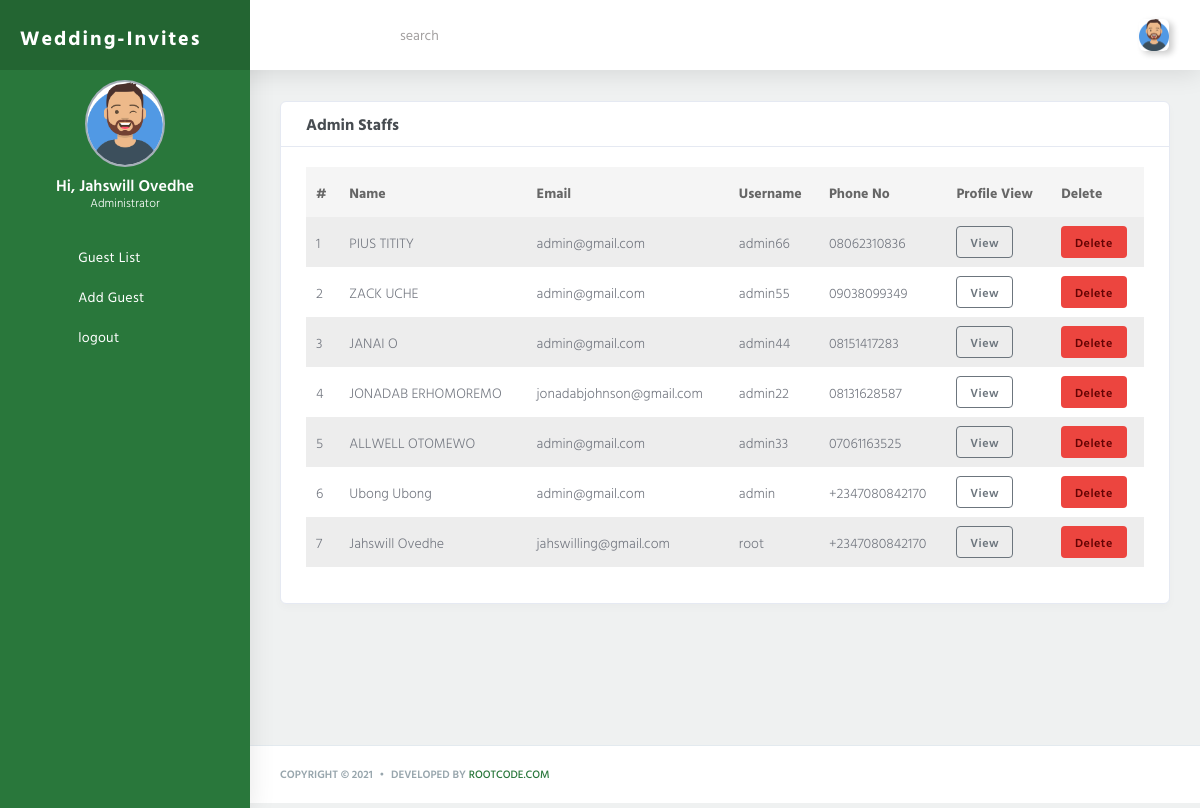
The app's page /admin_list/ (signed in) with its own data.
### accounts/models.py (models this page shows)
class CustomUser(AbstractUser):
    unique_code = models.CharField(max_length=200,)
    account_no = models.CharField(max_length=200,)
    bank = models.CharField(max_length=200,)
    phone_no   = models.CharField(max_length=200,)
    signature = models.FileField(
        upload_to=image_file_path, default='', blank=True, null=True)
    referred_by   = models.CharField(max_length=200,blank=True, null=True)
    referrals   = models.TextField(blank=True, null=True)
    plan1   = models.CharField(max_length=20000,blank=True, null=True)
    plan2   = models.CharField(max_length=20000,blank=True, null=True)
    plan3   = models.CharField(max_length=20000,blank=True, null=True)
    plan4   = models.CharField(max_length=20000,blank=True, null=True)
    plan5   = models.CharField(max_length=20000,blank=True, null=True)
    pay_date   = models.CharField(max_length=20000,blank=True, null=True)
    is_deleted = models.BooleanField(default=False)

### core/views.py (the view)
# urls.py: path('admin_list/',views.admin_list, name='admin_list'),
@login_required(login_url='accounts:login')
@user_passes_test(lambda user: user.is_staff)
def admin_list(request):
    users = User.objects.filter(is_staff=True,is_active=True).order_by("-id")
    context = {'users':users}
    return render(request, "admin_list.html",context)

### template/admin_list.html
{% extends "index.html" %}
{%load static%}
{% block content %}
<section class="section">
  <br>
  <div class="row">
    <div class="col-lg-12 col-md-12 col-12 col-sm-12 m-auto">
      <div class="row">
        <div class="col-12">
          <div class="card">
            <div class="card-header">
              <h4>Admin Staffs</h4>
            </div>
            <div class="card-body">
              <div class="table-responsive">
                <table class="table table-striped table-hover" id="save-stage" style="width:100%;">
                  <thead>
                    <tr>
                      <th scope="col">#</th>
                      <th scope="col">Name</th>
                      <th scope="col">Email</th>
                      <th scope="col">Username</th>
                      <th scope="col">Phone No</th>
                      <th scope="col">Profile View</th>
                      <th scope="col">Delete</th>
                    </tr>
                  </thead>
                  <tbody>
                    {% for u in users %}
                    <tr>
                      <td>{{forloop.counter}}</td>
                      <td>{{u.first_name}} {{u.last_name}}</td>
                      <td>{{u.email}}</td>
                      <td>{{u.username}}</td>
                      <td>{{u.phone_no}}</td>
                      <td> <a href="{% url "core:profile" u.pk%}" class="btn btn-outline-secondary">View</a></td>
                      <td> <a href="{% url "core:delet_user2" u.pk%}" class="btn btn-auth-color">Delete</a></td>
                    </tr>
                    {% endfor %}
                  </tbody>
                </table>
              </div>
            </div>
          </div>
        </div>
      </div>
    </div>
  </div>
</section>
{% endblock content %}

### template/index.html (shortened to what this page needs)
<!DOCTYPE html>
<html lang="en">
{% load static %}
<head>
  <link rel="stylesheet" href="{% static "assets/css/app.min.css" %}">
  <link rel="stylesheet" href="{% static "assets/bundles/datatables/datatables.min.css" %}">
  <link rel="stylesheet" href="{% static "assets/bundles/datatables/DataTables-1.10.16/css/dataTables.bootstrap4.min.css" %}">
  <link rel="stylesheet" href="{% static "assets/css/style.css" %}">
  <link rel="stylesheet" href="{% static "assets/css/components.css" %}">
  <link rel="stylesheet" href="{% static "assets/bundles/bootstrap-social/bootstrap-social.css" %}">
  <link rel="stylesheet" href="{% static "assets/bundles/flag-icon-css/css/flag-icon.min.css" %}">
</head>
<body>
  <div id="app">
    <div class="main-wrapper main-wrapper-1">
      <nav class="navbar navbar-expand-lg main-navbar navbar-fixed-top" style="position: fixed; background-color:white;">
        <div class="form-inline mr-auto">
          <ul class="navbar-nav mr-3">
            <li><a href="#" data-toggle="sidebar" class="nav-link nav-link-lg collapse-btn"><i class="fas fa-bars"></i></a></li>
            <li><a href="#" class="nav-link nav-link-lg fullscreen-btn">
                <i class="fas fa-expand"></i>
              </a>
            </li>
            <li>
              <div class="search-group">
                <span class="nav-link nav-link-lg" id="search">
                  <i class="fa fa-search" aria-hidden="true"></i>
                </span>
                <input type="text" class="search-control" placeholder="search" aria-label="search" aria-describedby="search">
              </div>
            </li>
          </ul>
        </div>
        <ul class="navbar-nav navbar-right">
          <li class="dropdown"><a href="#" data-toggle="dropdown" class="nav-link dropdown-toggle nav-link-lg nav-link-user">
              <img alt="image" src="{% static "assets/img/user.png" %}" class="user-img-radious-style">
              </a>
          </li>
        </ul>
      </nav>
      <div class="main-sidebar sidebar-style-2">
        <aside id="sidebar-wrapper">
          <div class="sidebar-brand">
            <a href="index.html">
              <span class="logo-name"> <b>Wedding-Invites</b> </span>
            </a>
          </div>
          <ul class="sidebar-menu">
            <li class="dropdown active" style="display: block;">
              <div class="sidebar-profile text-dark">
                <div class="siderbar-profile-pic">
                  <img src="{% static "assets/img/users/user-6.png" %}" class="profile-img-circle box-center" alt="User Image">
                </div>
                <div class="siderbar-profile-details">
                  <div class="siderbar-profile-name">Hi, {{request.user.first_name}} {{request.user.last_name}} </div>
                  {% if request.user.is_staff%}
                  <div class="siderbar-profile-position">Administrator </div>
                  {% else %}
                  <div class="siderbar-profile-position">Member </div>
                  {% endif%}
                </div>
              </div>
              <br>
            </li>
            <li class="dropdown {{nav1}}">
              <a href="{%url 'core:user_list'%}" class="nav-link "> <i class="fas fa-th-large "></i><span class="ml-4">Guest List</span></a>
            </li>
            <li class="dropdown {{nav2}} ">
              <a href="{%url 'accounts:register'%}" class="nav-link "> <i class="fas fa-envelope-open-text"></i><span class="ml-4">Add Guest</span></a>
            </li>
            <li class="dropdown {{nav2}} ">
              <a href="{% url 'logout'%}" class="nav-link "> <i class="fas fa-sign-out-alt"></i><span class="ml-4">logout</span></a>
            </li>
          </ul>
        </aside>
      </div>
      <div class="main-content">
        {% block content %}
        {% endblock content %}
      </div>
      <footer class="main-footer">
        <div class="footer-left">
          Copyright &copy; 2021 <div class="bullet"></div> Developed By <a href="https://rootcode.pythonanywhere.com/">rootcode.com</a>
        </div>
      </footer>
    </div>
  </div>
</body>
</html>

### static/assets/css/components.css (style rules this page uses)
.box-center { margin:0 auto }
.btn-auth-color { background:#ec453f!important;color:#630303!important }

### records on screen
CustomUser: user.first_name "Jahswill", user.last_name "Ovedhe", first_name "Jahswill", last_name "Ovedhe", email "jahswilling@gmail.com", username "root", phone_no "+2347080842170"
CustomUser: first_name "PIUS", last_name "TITITY", email "admin@gmail.com", username "admin66", phone_no "08062310836"
CustomUser: first_name "ZACK", last_name "UCHE", email "admin@gmail.com", username "admin55", phone_no "09038099349"
CustomUser: first_name "JANAI", last_name "O", email "admin@gmail.com", username "admin44", phone_no "08151417283"
CustomUser: first_name "JONADAB", last_name "ERHOMOREMO", email "jonadabjohnson@gmail.com", username "admin22", phone_no "08131628587"
CustomUser: first_name "ALLWELL", last_name "OTOMEWO", email "admin@gmail.com", username "admin33", phone_no "07061163525"
CustomUser: first_name "Ubong", last_name "Ubong", email "admin@gmail.com", username "admin", phone_no "+2347080842170"
